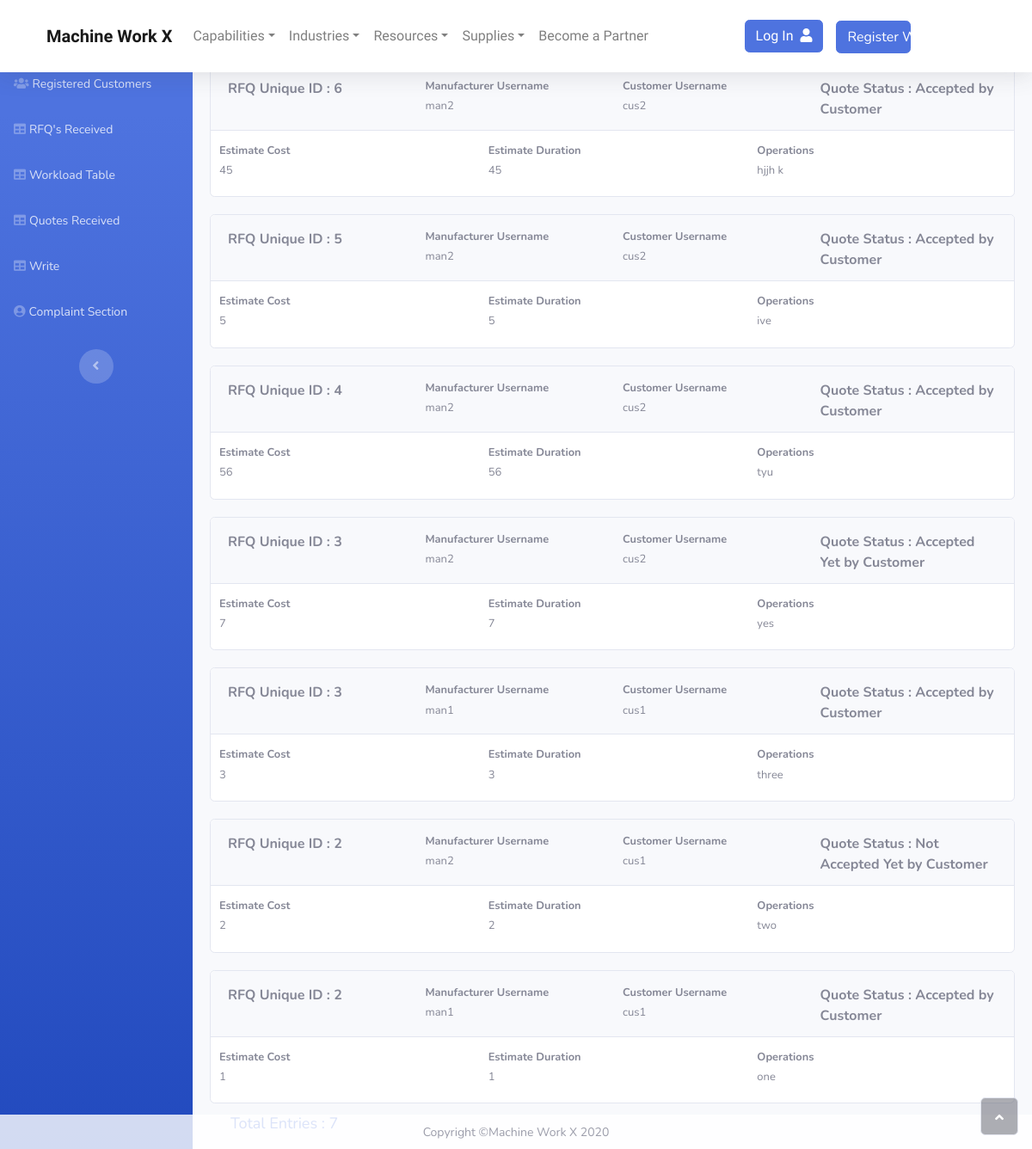
The page /rfq/quotesrecieved on the database its author committed.
### contacts/models.py (models this page shows, shortened)
class QuotesRecieved(models.Model):
    estimatecost = models.CharField(null=True,blank=True,max_length=100)
    estimatedays = models.CharField(null=True,blank=True,max_length=100)
    moreinfo = models.TextField(null=True,blank=True)
    user_id = models.ForeignKey(User,on_delete=models.CASCADE,null=True)
    uname = models.CharField(null=True,blank=True,max_length=100)
    list_date = models.DateTimeField(default=timezone.now,blank=True)
    unique_id = models.IntegerField(blank=True,null=True)
    reject = models.CharField(blank=True,max_length=20,null=True)
    fromcustomer = models.CharField(max_length=20,null=True)
    statusquote = models.CharField(blank=True,null=True,max_length=50)
    statuscheck = models.CharField(blank=True,max_length=20,null=True)
    complaint = models.TextField(blank=True,null=True)
    complaintitle = models.TextField(blank=True,null=True)
    complaintmade = models.CharField(blank=True,null=True,max_length=10)
    complaintchoices = models.TextField(blank=True,null=True)
    resolutions = models.TextField(blank=True,null=True)
    resolutionmade = models.CharField(blank=True,null=True,max_length=10)

### rfq/views.py (the view)
# urls.py: path('quotesrecieved',views.quotesrecieved,name='quotesrecieved'),
def quotesrecieved(request):
    data2 = QuotesRecieved.objects.order_by('-list_date')
    paginator = Paginator(data2,10)
    page = request.GET.get('page')
    paged_listings = paginator.get_page(page)
    count = QuotesRecieved.objects.count()
    context = {
        'data':paged_listings,
        'count':count
    }
    return render(request,'adminpages/quotesrecieved.html',context)

### templates/adminpages/quotesrecieved.html (shortened to what this page needs)
{% extends 'adminbase.html' %}
{% load static %}
{% block content %}
<div class='mt-3' id="content">
<div class="container-fluid" style="padding-left: 20px;">
    <h3 class="text-dark mb-4"><strong>Quotes Received</strong></h3>
</div>
{% if data %}
{% for da in data %}
<div class="card" style="margin: 20px;padding: 0px;margin-bottom: 10px;">
    <div class="card-header">
        <div class="row">
            <div class="col"><div class="form-text text-muted" style="font-size: 14;"><strong>RFQ Unique ID : {{ da.unique_id }}</strong></div></div>
            <div class="col"><small class="form-text text-muted" style="font-size: 14;"><strong>Manufacturer Username</strong></small><small class="form-text text-muted" style="font-size: 13px;">{{ da.uname }}</small></div>
            <div class="col"><small class="form-text text-muted" style="font-size: 14;"><strong>Customer Username</strong></small><small class="form-text text-muted" style="font-size: 13px;">{{ da.fromcustomer }}</small></div>
            <div class="col"><div class="form-text text-muted" style="font-size: 14;"><strong>Quote Status :  {{ da.statusquote }} </strong></div></div>
        </div>
    </div>
    {% if da.reject %}
    <div class="card-body" style="padding: 10px;">
        <div class="row" style="margin-bottom: 10px;">
            <div class="col"><small class="form-text text-muted" style="font-size: 14;"><strong>Estimate Cost</strong></small><small class="form-text text-muted" style="font-size: 13px;">{{ da.estimatecost }}</small></div>
            <div class="col"><small class="form-text text-muted" style="font-size: 14;"><strong>Estimate Duration</strong></small><small class="form-text text-muted" style="font-size: 13px;">{{ da.estimatedays }}</small></div>
            <div class="col"><small class="form-text text-muted" style="font-size: 14;"><strong>Operations</strong></small><small class="form-text text-muted" style="font-size: 13px;">{{ da.moreinfo }}</small></div>
        </div>
    </div>
    {% else %}
    <div class="card-body" style="padding: 10px;">
            <p class="ml-4 mt-1 text-danger"><strong>Manufacturer Rejected RFQ</strong></p>
    </div>
    {% endif %}
</div>
{% endfor %}
{% else %}
<p class="pl-4"><strong>No Manufacturer have quoted for a RFQ yet !</strong></p>
{% endif %}
<div class="row ml-4">
  <div class="col-md-6 align-self-center">
      <p id="dataTable_info" class="dataTables_info text-primary ml-2" style='font-size:18px;' role="status" aria-live="polite">Total Entries : {{ count }}</p>
  </div>
</div>
</div>
{% endblock %}

### rows shown on the page
QuotesRecieved: unique_id "6", uname "man2", fromcustomer "cus2", statusquote "Accepted by Customer", estimatecost "45", estimatedays "45", moreinfo "hjjh k"
QuotesRecieved: unique_id "5", uname "man2", fromcustomer "cus2", statusquote "Accepted by Customer", estimatecost "5", estimatedays "5", moreinfo "ive"
QuotesRecieved: unique_id "4", uname "man2", fromcustomer "cus2", statusquote "Accepted by Customer", estimatecost "56", estimatedays "56", moreinfo "tyu"
QuotesRecieved: unique_id "3", uname "man2", fromcustomer "cus2", statusquote "Accepted Yet by Customer", estimatecost "7", estimatedays "7", moreinfo "yes"
QuotesRecieved: unique_id "3", uname "man1", fromcustomer "cus1", statusquote "Accepted by Customer", estimatecost "3", estimatedays "3", moreinfo "three"
QuotesRecieved: unique_id "2", uname "man2", fromcustomer "cus1", statusquote "Not Accepted Yet by Customer", estimatecost "2", estimatedays "2", moreinfo "two"
QuotesRecieved: unique_id "2", uname "man1", fromcustomer "cus1", statusquote "Accepted by Customer", estimatecost "1", estimatedays "1", moreinfo "one"
